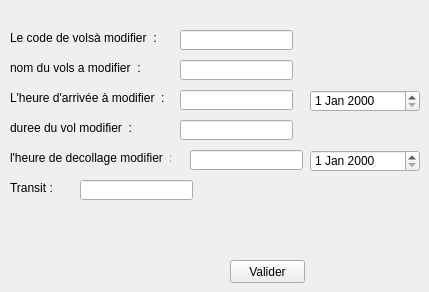
      <widget class="QWidget" name="tab_10">
       <attribute name="title">
        <string>Mise à jour</string>
       </attribute>
       <widget class="QLabel" name="label_23">
        <property name="geometry">
         <rect>
          <x>10</x>
          <y>30</y>
          <width>161</width>
          <height>16</height>
         </rect>
        </property>
        <property name="text">
         <string>Le code de volsà modifier  :</string>
        </property>
       </widget>
       <widget class="QLabel" name="label_24">
        <property name="geometry">
         <rect>
          <x>10</x>
          <y>60</y>
          <width>161</width>
          <height>16</height>
         </rect>
        </property>
        <property name="text">
         <string>nom du vols a modifier  :</string>
        </property>
       </widget>
       <widget class="QLabel" name="label_26">
        <property name="geometry">
         <rect>
          <x>10</x>
          <y>90</y>
          <width>161</width>
          <height>16</height>
         </rect>
        </property>
        <property name="text">
         <string>L'heure d'arrivée à modifier  :</string>
        </property>
       </widget>
       <widget class="QLabel" name="label_27">
        <property name="geometry">
         <rect>
          <x>10</x>
          <y>120</y>
          <width>161</width>
          <height>16</height>
         </rect>
        </property>
        <property name="text">
         <string>duree du vol modifier  :</string>
        </property>
       </widget>
       <widget class="QLabel" name="label_28">
        <property name="geometry">
         <rect>
          <x>10</x>
          <y>150</y>
          <width>161</width>
          <height>16</height>
         </rect>
        </property>
        <property name="text">
         <string>l'heure de decollage modifier  :</string>
        </property>
       </widget>
       <widget class="QLabel" name="label_29">
        <property name="geometry">
         <rect>
          <x>10</x>
          <y>180</y>
          <width>51</width>
          <height>16</height>
         </rect>
        </property>
        <property name="text">
         <string>Transit :</string>
        </property>
       </widget>
       <widget class="QLabel" name="label_34">
        <property name="geometry">
         <rect>
          <x>306</x>
          <y>20</y>
          <width>91</width>
          <height>81</height>
         </rect>
        </property>
        <property name="text">
         <string/>
        </property>
        <property name="pixmap">
         <pixmap>../b_miseàjour.png</pixmap>
        </property>
        <property name="scaledContents">
         <bool>true</bool>
        </property>
       </widget>
       <widget class="QPushButton" name="updateadam">
        <property name="geometry">
         <rect>
          <x>230</x>
          <y>260</y>
          <width>75</width>
          <height>23</height>
         </rect>
        </property>
        <property name="text">
         <string>Valider</string>
        </property>
       </widget>
       <widget class="QLineEdit" name="lineEdit_9vols">
        <property name="geometry">
         <rect>
          <x>180</x>
          <y>30</y>
          <width>113</width>
          <height>20</height>
         </rect>
        </property>
       </widget>
       <widget class="QLineEdit" name="lineEdit_11vols">
        <property name="geometry">
         <rect>
          <x>180</x>
          <y>60</y>
          <width>113</width>
          <height>20</height>
         </rect>
        </property>
       </widget>
       <widget class="QLineEdit" name="lineEdit_14vols">
        <property name="geometry">
         <rect>
          <x>180</x>
          <y>90</y>
          <width>113</width>
          <height>20</height>
         </rect>
        </property>
       </widget>
       <widget class="QLineEdit" name="lineEdit_15vols">
        <property name="geometry">
         <rect>
          <x>180</x>
          <y>120</y>
          <width>113</width>
          <height>20</height>
         </rect>
        </property>
       </widget>
       <widget class="QLineEdit" name="lineEdit_16vols">
        <property name="geometry">
         <rect>
          <x>190</x>
          <y>150</y>
          <width>113</width>
          <height>20</height>
         </rect>
        </property>
       </widget>
       <widget class="QLineEdit" name="lineEdit_17vols">
        <property name="geometry">
         <rect>
          <x>80</x>
          <y>180</y>
          <width>113</width>
          <height>20</height>
         </rect>
        </property>
       </widget>
       <widget class="QDateEdit" name="dateEdit_3">
        <property name="geometry">
         <rect>
          <x>310</x>
          <y>150</y>
          <width>110</width>
          <height>22</height>
         </rect>
        </property>
       </widget>
       <widget class="QDateEdit" name="dateEdit_4">
        <property name="geometry">
         <rect>
          <x>310</x>
          <y>90</y>
          <width>110</width>
          <height>22</height>
         </rect>
        </property>
       </widget>
      </widget>
